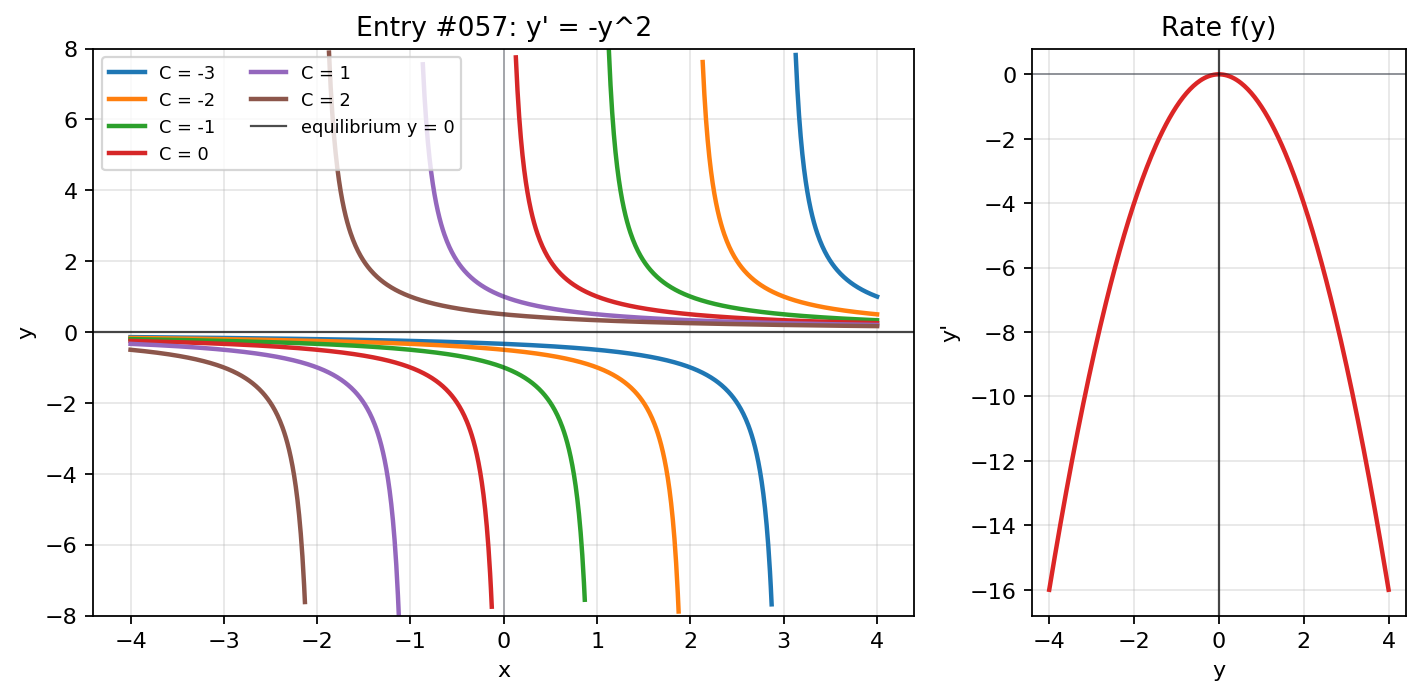

Python code for this plot:
import numpy as np
import matplotlib.pyplot as plt

x = np.linspace(-4, 4, 900)
y_values = np.linspace(-4, 4, 300)
constants = [-3, -2, -1, 0, 1, 2]

fig, (ax, phase_ax) = plt.subplots(
    1,
    2,
    figsize=(9, 4.5),
    gridspec_kw={"width_ratios": [2.2, 1]},
)

for constant in constants:
    denominator = x + constant
    y = 1 / denominator
    y = np.where((np.abs(denominator) > 0.08) & (np.abs(y) <= 8), y, np.nan)
    ax.plot(x, y, linewidth=2, label=f"C = {constant}")

ax.axhline(0, color="black", linewidth=1, alpha=0.7, label="equilibrium y = 0")
ax.axvline(0, color="#111827", linewidth=0.8, alpha=0.35)
ax.set_title("Entry #057: y' = -y^2")
ax.set_xlabel("x")
ax.set_ylabel("y")
ax.set_ylim(-8, 8)
ax.grid(True, alpha=0.3)
ax.legend(fontsize=8, ncols=2)

phase_ax.plot(y_values, -(y_values**2), color="#dc2626", linewidth=2)
phase_ax.axhline(0, color="#111827", linewidth=0.8, alpha=0.45)
phase_ax.axvline(0, color="black", linewidth=1, alpha=0.7)
phase_ax.set_title("Rate f(y)")
phase_ax.set_xlabel("y")
phase_ax.set_ylabel("y'")
phase_ax.grid(True, alpha=0.3)

fig.tight_layout()
plt.show()
